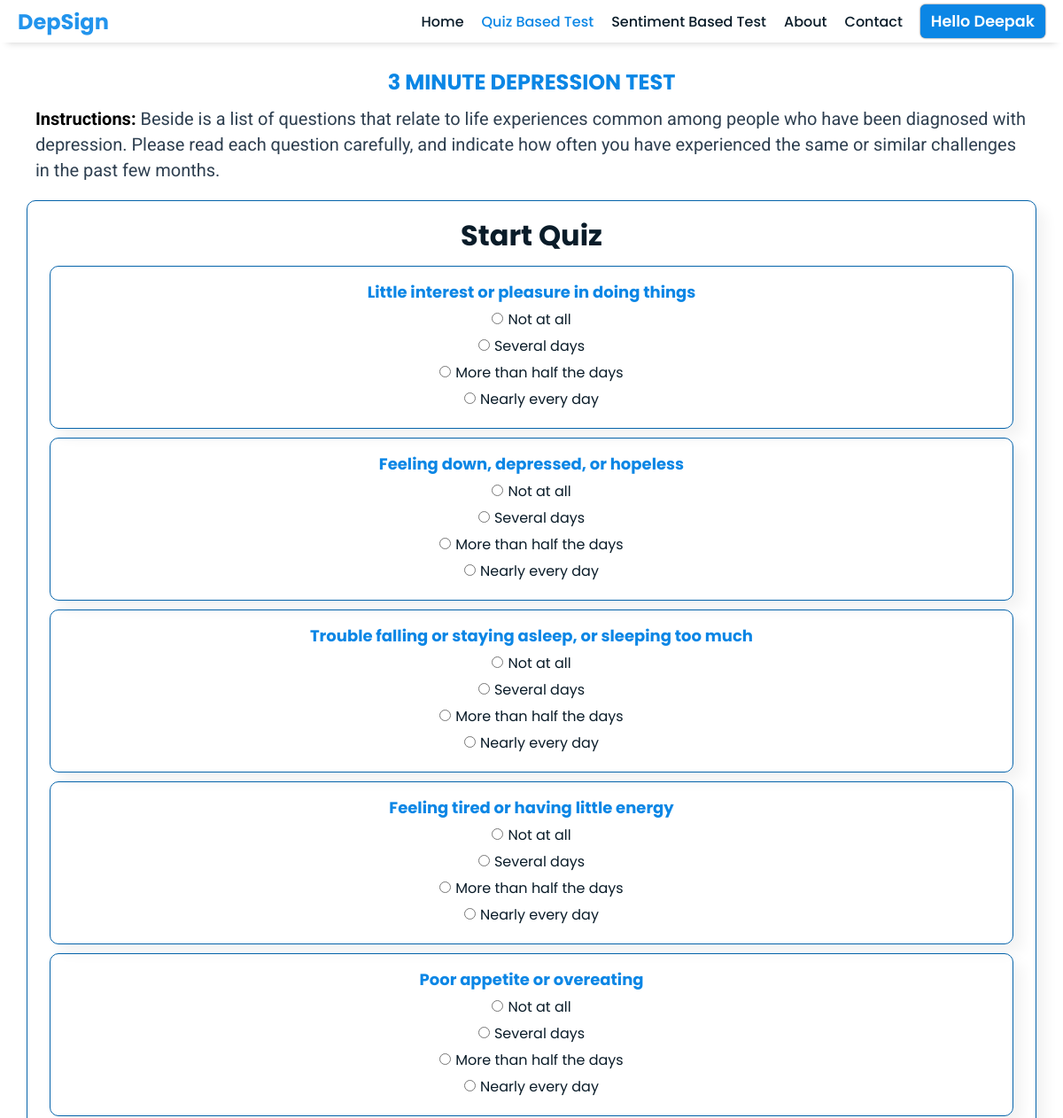
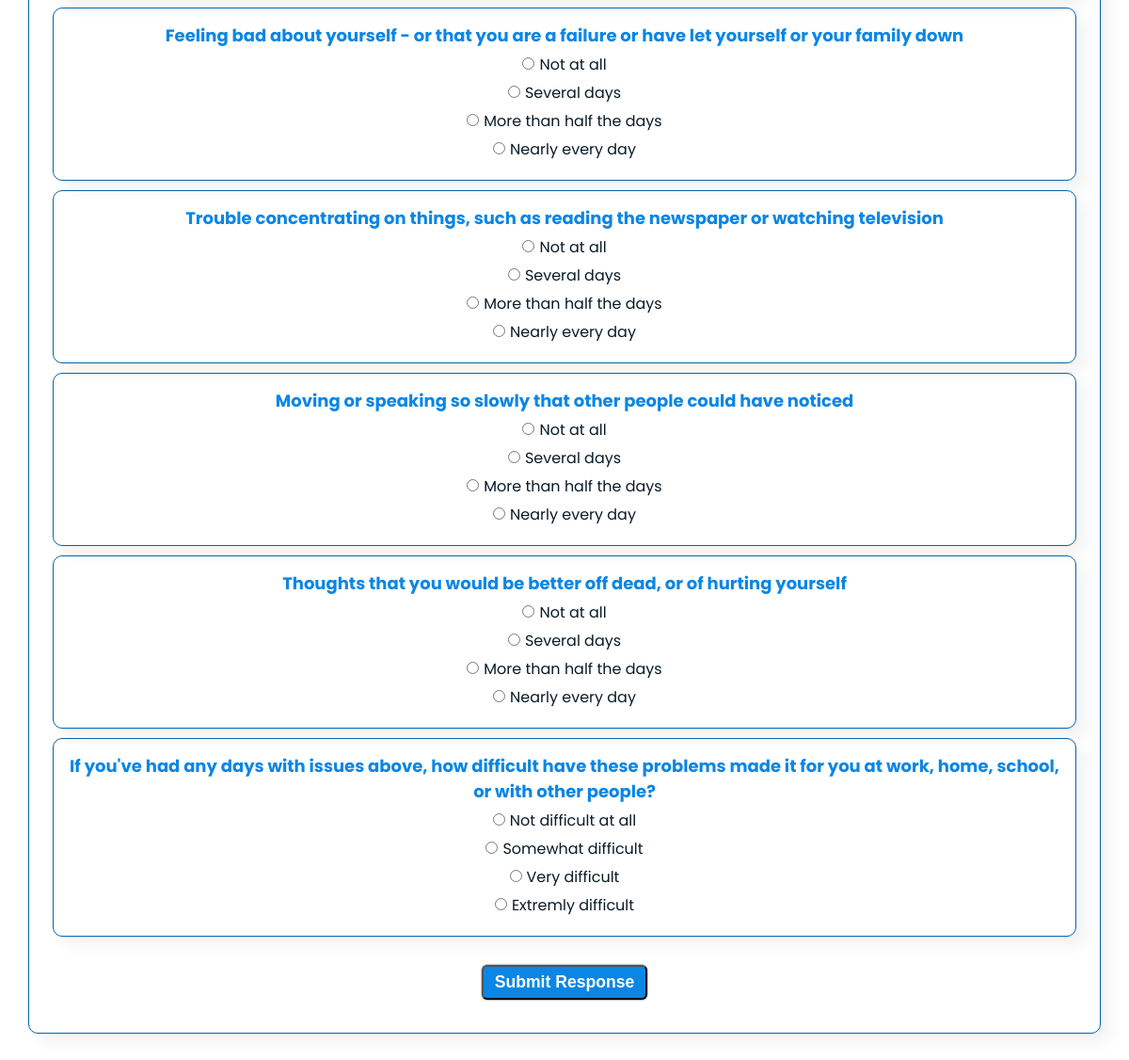
The app's page /quiz/ (signed in) with its own data (2 pictures, top to bottom).
### authentication/models.py (models this page shows)
class question(models.Model):
    questions=models.TextField()

### authentication/views.py (the view)
# urls.py: path('quiz/',views.quiz,name='quiz')
def quiz(request):
    try:
        if request.method == "POST":
            question1 = int(request.POST.get('question1'))
            question2 = int(request.POST.get('question2'))
            question3 = int(request.POST.get('question3'))
            question4 = int(request.POST.get('question4'))
            question5 = int(request.POST.get('question5'))
            question6 = int(request.POST.get('question6'))
            question7 = int(request.POST.get('question7'))
            question8 = int(request.POST.get('question8'))
            question9 = int(request.POST.get('question9'))
            question10 = int(request.POST.get('question10'))
            values = [question1, question2, question3, question4, question5,
                    question6, question7, question8, question9, question10]
            username = request.user.username
            model_ = Model()
            classifier = model_.svm_classifier()
            prediction = classifier.predict([values])
            if prediction[0] == 0:
                result = 'No Depression'
            if prediction[0] == 1:
                result = 'Mild Depression'
            if prediction[0] == 2:
                result = 'Moderate Depression'
            if prediction[0] == 3:
                result = 'Moderately severe Depression'
            if prediction[0] == 4:
                result = 'Severe Depression'
            data = answer(username=username, answer1=question1+1, answer2=question2+1, answer3=question3+1, answer4=question4+1, answer5=question5+1,
                        answer6=question6+1, answer7=question7+1, answer8=question8+1, answer9=question9+1, answer10=question10+1, date=datetime.now(), result=result)
            data.save()
            query = "SELECT 'id','questions' FROM authentication_question ORDER BY id;"
            data1 = question.objects.all()
            totalscore=sum(values)
            last=values.pop()
            mylist=zip(data1,values)
            data={
                'answers':result,
                'last':last,
                'questions':mylist,
                'score':totalscore
            }
            return render(request,'result.html',data)
    except:
        return redirect('quiz')
    if request.user.is_authenticated:
        query = "SELECT 'id','questions' FROM authentication_question ORDER BY id;"
        data1 = question.objects.all()
        data = {
            'question': data1
        }
        return render(request, 'quiz.html', data)
    else:
        return redirect('signin')

### templates/quiz.html (shortened to what this page needs)
{% extends 'base.html' %}
{% block content %}
<!DOCTYPE html>
<html lang="en">
<head>
</head>
<body>
    <h3 style="text-align: center;margin-bottom: 10px; color: #0b86e5;">3 MINUTE DEPRESSION TEST</h3>
    <section class="container">
        <p class="container" style="margin-bottom: 20px;"> <span
                style="font-weight: bold;color: black;">Instructions:</span> Beside is a list of questions that relate
            to life experiences common among people who have been diagnosed with depression. Please read each question
            carefully, and indicate how often you
            have experienced the same or similar challenges in the past few months.</p>
    </section>
    <section class="container ">
        <div class="center ">
            <h2 style="text-align: center;">Start Quiz</h2>
            <form method="post" autocomplete="off" action="">
                {% for i in question %}
                <div class="center">
                    <ul class="quiz">
                        <li>
                            <h4 style="color: #0b86e5; font-size: 18px;">{{i.questions}}</h4>
                            <ul style="text-align: center;margin: 5px; ">
                                <li class="margin-between">
                                    <label><input required type="radio" name="question{{i.id}}" value="0" /><span
                                            style="margin-left: 5px;">Not at all</span></label>
                                </li>
                                <li class="margin-between">
                                    <label><input required type="radio" name="question{{i.id}}" value="1" /><span
                                            style="margin-left: 5px;">Several days</span></label>
                                </li>
                                <li class="margin-between">
                                    <label><input required type="radio" name="question{{i.id}}" value="2" /><span
                                            style="margin-left: 5px;">More than half the days</span></label>
                                </li>
                                <li class="margin-between">
                                    <label><input required type="radio" name="question{{i.id}}" value="3" /><span
                                            style="margin-left: 5px;">Nearly every day</span></label>
                                </li>
                            </ul>
                        </li>
                </div>
                {% endfor %}
                <div class="center">
                    <ul class="quiz">
                        <li>
                            <h4 style="color: #0b86e5; font-size: 18px;">If you've had any days with issues above, how
                                difficult have these problems made it for you at work, home, school, or with other
                                people?</h4>
                            <ul style="text-align: center;margin: 5px; ">
                                <li class="margin-between">
                                    <label><input required type="radio" name="question10" value="0" /><span
                                            style="margin-left: 5px;">Not difficult at all</span></label>
                                </li>
                                <li class="margin-between">
                                    <label><input required type="radio" name="question10" value="1" /><span
                                            style="margin-left: 5px;">Somewhat difficult</span></label>
                                </li>
                                <li class="margin-between">
                                    <label><input required type="radio" name="question10" value="2" /><span
                                            style="margin-left: 5px;">Very difficult</span></label>
                                </li>
                                <li class="margin-between">
                                    <label><input required type="radio" name="question10" value="3" /><span
                                            style="margin-left: 5px;">Extremly difficult</span></label>
                                </li>
                            </ul>
                        </li>
                </div>
                <input type="submit" value="Submit Response" style="margin: 20px 0;" class="hover-link primary-button">
            </form>
        </div>
    </section>
    <div>
        <br><br>
    </div>
</body>
</html>
{% endblock %}

### templates/base.html
{% include 'navbar.html' %}
{% block content %}
{% endblock %}

### templates/navbar.html
<!DOCTYPE html>
<html lang="en">
<head>
    <link rel="stylesheet" href="/static/css/body.css">
</head>
<body>
    <nav>
        <div class="container flex main-nav ">
            {% url 'home' as h %}
            <a href="{{h}}" class="company-logo">
                <h3 style="color:#2294ed">DepSign</h3>
            </a>
            <div class="nav-links">
                <ul class="flex">
                    <li><a href="{{h}}"
                            class="hover-link semi-bold {% if request.path == h %} active {% endif %}">Home</a></li>
                    {% url 'quiz' as q %}
                    <li><a href="{{q}}" class="hover-link semi-bold {% if request.path == q %} active {% endif %}">Quiz
                            Based Test</a></li>
                    {% url 'sentiment' as s %}
                    <li><a href="{{s}}"
                            class="hover-link semi-bold {% if request.path == s %} active {% endif %}">Sentiment Based
                            Test</a></li>
                    {% url 'about' as a %}
                    <li><a href="{{a}}"
                            class="hover-link semi-bold {% if request.path == a %} active {% endif %}">About</a></li>
                    {% url 'contact' as c %}
                    <li><a href="{{c}}"
                            class="hover-link semi-bold {% if request.path == c %} active {% endif %}">Contact</a></li>
                    {% if user.is_authenticated %}
                    <div class=" flex name">
                        <a class="hover-link primary-button " href="/profile/{{user.get_username}}" class="hover-link ">Hello {{user.first_name}}</a>
                    </div>
                    {% endif %}
                </ul>
            </div>
        </div>
    </nav>
    <br><br><br>
</body>
</html>

### static/css/body.css (style rules this page uses)
* { margin: 0; padding: 0; box-sizing: border-box; }
:root { --primary-text-color: #0a1c29; --secondry-text-color: #2e3f50; --accent-color: #0b86e5; --accent-color-dark: #0563aa; --padding--inline--section: 20px; }
body { font-family: 'Poppins', sans-serif; color: var(--primary-text-color); }
h2 { font-size: 2rem; }
h3 { font-size: 1.5rem; }
p { font-family: 'Roboto', sans-serif; font-size: 1.25rem; color: var(--secondry-text-color); line-height: 1.8rem; margin: 0 50px; }
a { text-decoration: none; display: inline-block; color: var(--primary-text-color); }
ul { list-style: none; }
nav { position: fixed; overflow: hidden; width: 100%; box-shadow: 0 8px 8px -8px rgba(0, 0, 0, 0.2); }
.container { max-width: 1400px; margin-inline: auto; padding-inline: var(--padding--inline--section); }
.flex { display: flex; align-items: center; }
.hover-link { color: var(--primary-text-color); font-size: 1.1rem; }
.primary-button { background-color: var(--accent-color); border-radius: 6px; font-weight: 600; color: white !important; padding: 6px 12px; box-shadow: 0 0 2px var(--secondry-text-color); }
.main-nav { background-color: white; padding-top: 5px; padding-bottom: 5px; justify-content: space-between; }
.nav-links ul { justify-content: end; gap: 20px; }
.active { color: var(--accent-color); }
.name { flex-direction: column; }
.semi-bold { font-weight: 500; font-size: 16px; }
.center { text-align: center; margin: 10px; padding: 15px; border: 0.5px solid var(--accent-color-dark); border-radius: 10px; box-shadow: 10px 10px 15px rgba(0, 0, 0, 0.05); }
.margin-between { margin: 5px; }

### records on screen
question: questions "Little interest or pleasure in doing things"
question: questions "Feeling down, depressed, or hopeless"
question: questions "Trouble falling or staying asleep, or sleeping too much"
question: questions "Feeling tired or having little energy"
question: questions "Poor appetite or overeating"
question: questions "Feeling bad about yourself - or that you are a failure or have let yourself or your family down"
question: questions "Trouble concentrating on things, such as reading the newspaper or watching television"
question: questions "Moving or speaking so slowly that other people could have noticed"
question: questions "Thoughts that you would be better off dead, or of hurting yourself"

### other values on screen
{{ user.first_name }} "Deepak"
